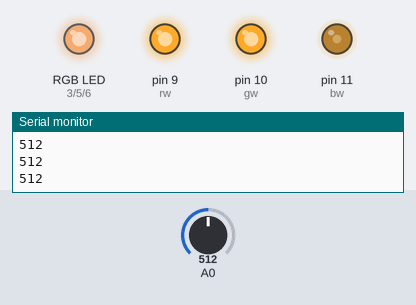
A sketch run on a simulated Arduino Uno, built with avr-gcc and run on an emulated ATmega328P. Shown: an RGB LED mixed from three pins (HIGH = lit), output pins drawn as LEDs (lit = HIGH), the last lines printed to the serial monitor. Inputs (shaded band) come from the test bench; at power-on: A0 = 512. Dim RGB values are drawn brighter than linear.

Above: at 1.2 s.
1.3 s: A0 set to 716
At 2.4 s:
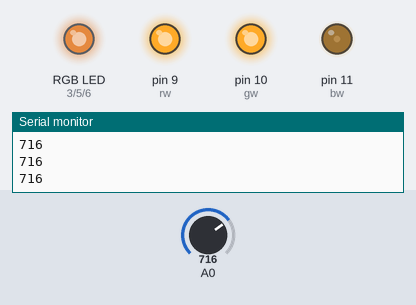
2.8 s: A0 set to 900
At 3.7 s:
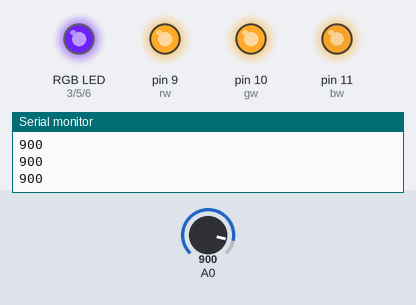
4.3 s: A0 set to 306
At 4.7 s:
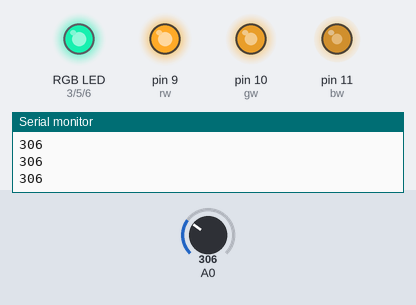
5.8 s: A0 set to 122
At 7.0 s:
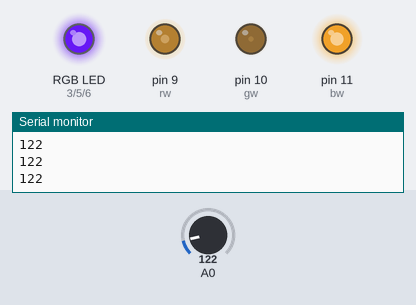
7.3 s: A0 set to 0
At 8.1 s:
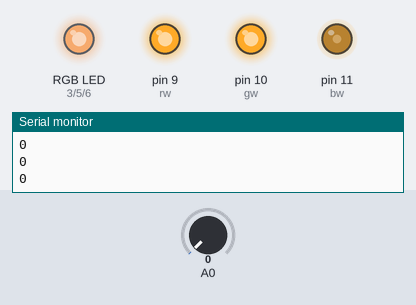
Timing chart, 0 to 9.8 s (numbered marks = the images above; inputs shaded):
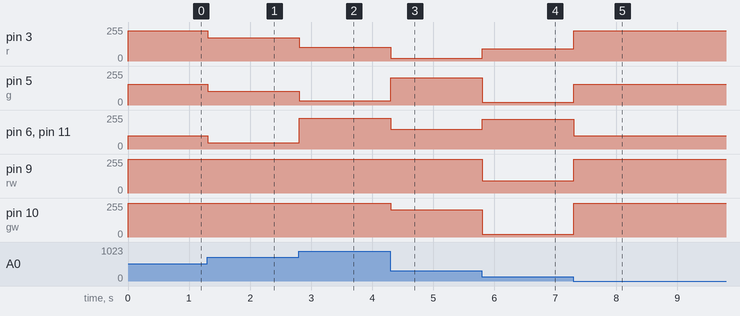

The sketch:

rgbdisplay.ino
```cpp
// constants won't change. Used here to set a pin number :
const int r =  3;      // the number of the LED pin
const int g =  5;      // the number of the LED pin
const int b =  6;      // the number of the LED pin
const int rw =  9;      // the number of the LED pin
const int gw =  10;      // the number of the LED pin
const int bw =  11;      // the number of the LED pin

// Variables will change :
int rState = 13;             // ledState used to set the LED
int gState = 200;             // ledState used to set the LED
int bState = 112;             // ledState used to set the LED

int sensorValue;

void setup() {
  // set the digital pin as output:
  pinMode(r, OUTPUT);
  pinMode(g, OUTPUT);
  pinMode(b, OUTPUT);
  pinMode(rw, OUTPUT);
  pinMode(gw, OUTPUT);
  pinMode(bw, OUTPUT);

  Serial.begin(9600);


}

void loop() {
  readDials();
  render();

}

void readDials(){
  sensorValue = analogRead(A0);
  Serial.println(sensorValue);
}

void render(){
  rState = sensorValue-30;
  gState = sensorValue-100;
  bState = sensorValue+100;

  analogWrite(r, rState);
  analogWrite(g, gState);
  analogWrite(b, bState);
  analogWrite(rw, rState);
  analogWrite(gw, gState);
  analogWrite(bw, bState);
}
```

Measured:
- after the input at 1.3 s, pin 3 (r): 226/255 → 174/255 at once; pin 5 (g): 156/255 → 104/255 at once; pin 6 (b), pin 11 (bw): 100/255 → 48/255 at once
- after the input at 2.8 s, pin 3 (r): 174/255 → 102/255 at once; pin 5 (g): 104/255 → 32/255 at once; pin 6 (b), pin 11 (bw): 48/255 → 232/255 at once
- after the input at 4.3 s, pin 3 (r): 102/255 → 20/255 at once; pin 5 (g): 32/255 → 206/255 at once; pin 6 (b), pin 11 (bw): 232/255 → 150/255 at once; pin 10 (gw): 255/255 → 206/255 at once
- after the input at 5.8 s, pin 3 (r): 20/255 → 92/255 at once; pin 5 (g), pin 10 (gw): 206/255 → 22/255 at once; pin 6 (b), pin 11 (bw): 150/255 → 222/255 at once; pin 9 (rw): 255/255 → 92/255 at once
- after the input at 7.3 s, pin 3 (r): 92/255 → 226/255 at once; pin 5 (g): 22/255 → 156/255 at once; pin 6 (b), pin 11 (bw): 222/255 → 100/255 at once; pin 9 (rw): 92/255 → 255/255 at once; pin 10 (gw): 22/255 → 255/255 at once
